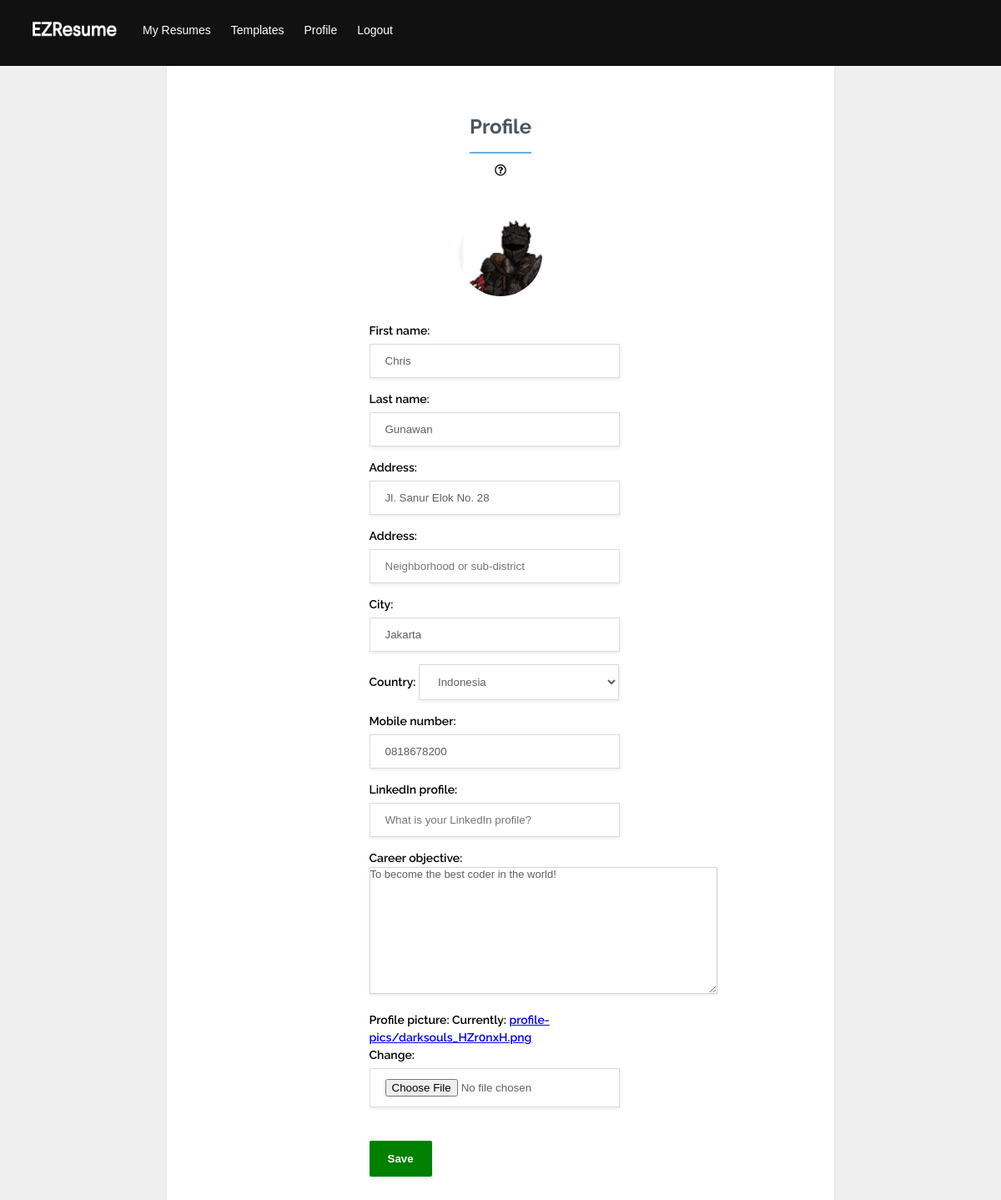
Before: /app/edit-profile/ (signed in) with the older database file.
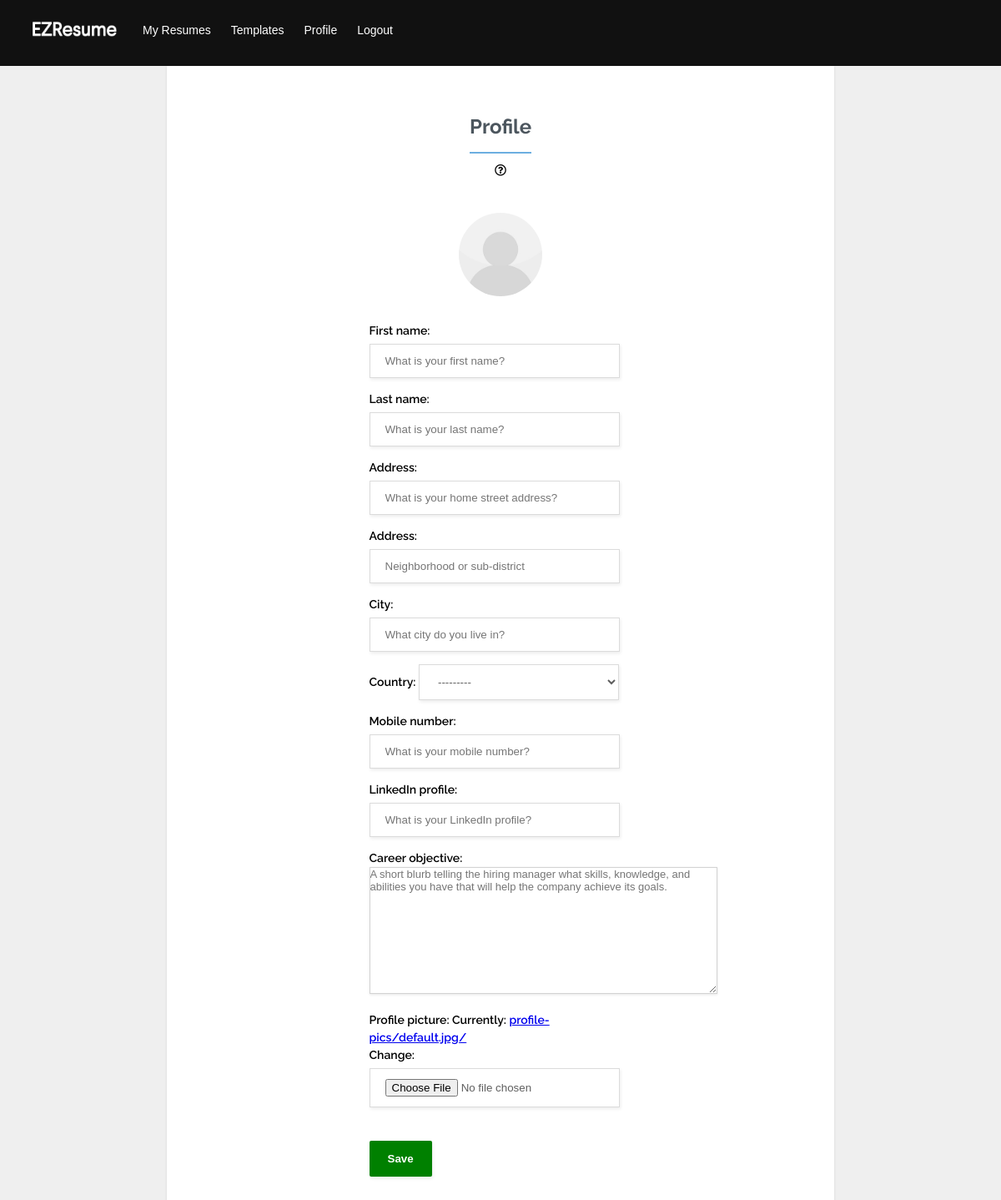
After: the same page with the newer database file.
### users/models.py (models this page shows, shortened)
class User(AbstractUser):
    is_paying_customer = models.BooleanField(default=False)
    created_at = models.DateTimeField(auto_now_add=True, editable=False)
    updated_at = models.DateTimeField(auto_now=True)

class Profile(models.Model):
    user = models.OneToOneField(User, on_delete=models.CASCADE)
    phone_number = models.CharField(max_length=255, blank=True)
    address = models.CharField(max_length=255, blank=True)
    address2 = models.CharField(max_length=255, blank=True)
    city = models.CharField(max_length=255, blank=True)
    country = CountryField(blank_label='(Select country)', blank=True)
    linked_in = models.CharField(max_length=255, blank=True)
    objective = models.TextField(blank=True)
    profile_pic = models.ImageField(default="profile-pics/default.jpg/", upload_to="profile-pics")

### resumes/views.py (the view)
# urls.py: path('edit-profile/', views.edit_profile, name='edit-profile'),
@login_required()
def edit_profile(request):
    if request.method == 'POST':
        u_form = CustomUserChangeForm(request.POST, instance=request.user)
        p_form = ProfileUpdateForm(request.POST, request.FILES, instance=request.user.profile)
        if u_form.is_valid() and p_form.is_valid():
            u_form.save()
            p_form.save()
            messages.success(request, 'Your profile has been saved!')
            return HttpResponseRedirect(reverse('resumes:edit-profile'))
    else:
        u_form = CustomUserChangeForm(instance=request.user)
        p_form = ProfileUpdateForm(instance=request.user.profile)
    context = {'p_form': p_form,
               'u_form': u_form,
               }
    return render(request, 'resumes/profile.html', context)

### users/forms.py
class CustomUserChangeForm(forms.ModelForm):
    class Meta:
        model = User
        fields = ('first_name', 'last_name', )
        widgets = {'first_name': TextInput(attrs={'placeholder': 'What is your first name?'}),
                   'last_name': TextInput(attrs={'placeholder': 'What is your last name?'}), }

### resumes/templates/resumes/profile.html (shortened to what this page needs)
{% extends 'resumes/layout.html' %}
{% load static %}
{% block content %}
<form class="form-labels-on-top" method="POST" enctype="multipart/form-data">
    <div class="form-title-row">
        <h1>Profile</h1>
        <div class="tooltip">
            <i class="far fa-question-circle"></i>
        </div>
    </div>
    <div class="image-cropper">
        <img src="{{ user.profile.profile_pic.url }}">
    </div>
    <div class="form-row">
        {{ u_form.as_p }}
        {{ p_form.as_p }}
    </div>
    <div class="form-row">
        <button type="submit">Save</button>
    </div>
</form>
{% endblock %}

Changed rows visible on the page:
changed User: profile.profile_pic: a different picture; first_name "Chris" → (not shown); last_name "Gunawan" → (not shown)
changed Profile: address "Jl. Sanur Elok No. 28" → (not shown); city "Jakarta" → (not shown); country "Indonesia" → "---------"; phone_number "0818678200" → (not shown); objective "To become the best coder in the world!" → (not shown)
Other visible differences:
text no longer shown: "Address: Address: City: Country: Mobile number: LinkedIn profile: Career objective: Profile picture: Currently: profile-pics/darksouls_HZr0nxH.png Change:"
text now shown: "Address: Address: City: Country: Mobile number: LinkedIn profile: Career objective: Profile picture: Currently: profile-pics/default.jpg/ Change:"
